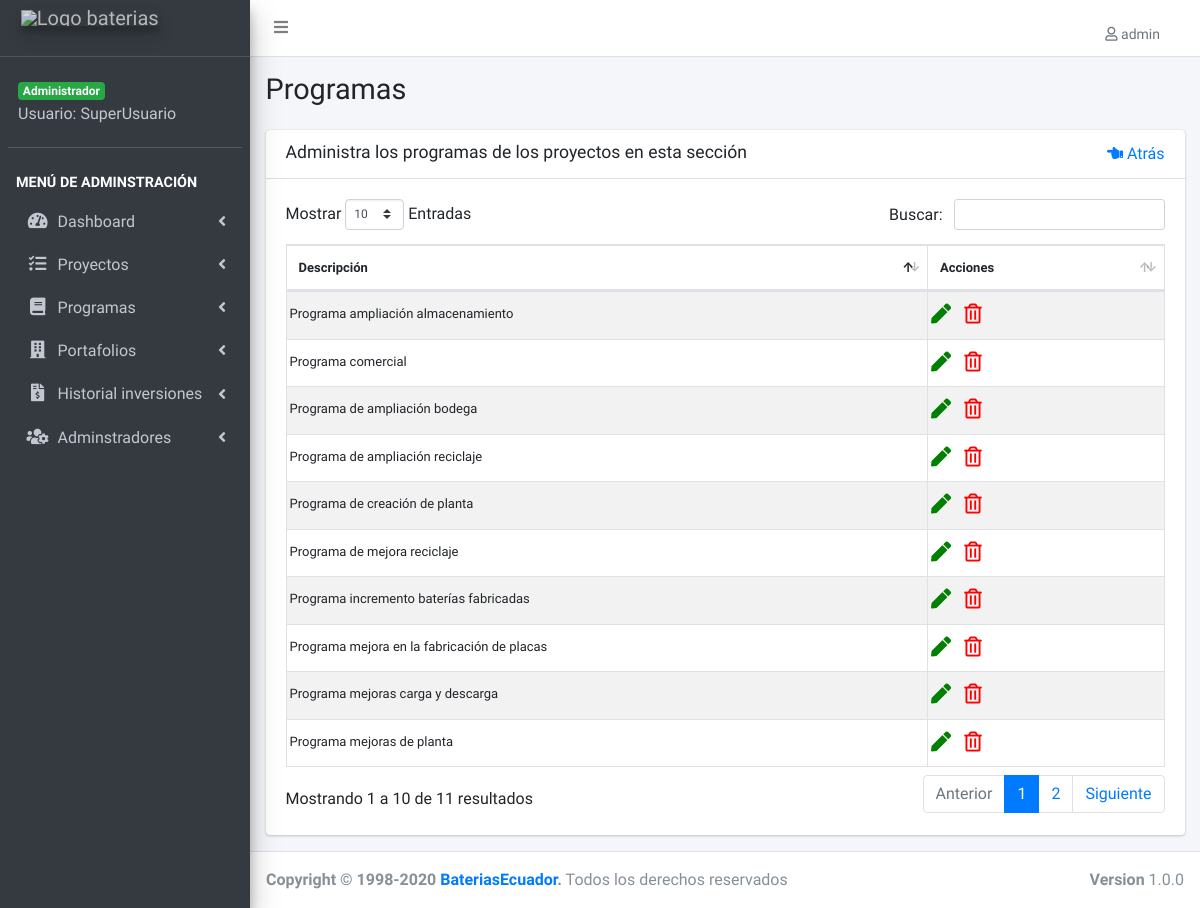
/lista-programa.php (signed in), run on the app's committed database.
### tables this page shows
CREATE TABLE IF NOT EXISTS `programas` (
  `programa_id` int(11) NOT NULL AUTO_INCREMENT,
  `descripcion` varchar(50) NOT NULL DEFAULT '0',
  `editado` datetime DEFAULT NULL,
  PRIMARY KEY (`programa_id`),
  UNIQUE KEY `descripcion` (`descripcion`)
);

### lista-programa.php (the view, shortened to what this page needs)
<?php
include_once('funciones/funciones.php');
include_once('templates/header.php');
include_once('templates/barra.php');
include_once('templates/navegacion.php');
?>
<div class="content-wrapper">
  <section class="content-header">
    <div class="container-fluid">
      <div class="row mb-2">
        <div class="col-sm-6">
          <h1>Programas</h1>
        </div>
      </div>
    </div>
  </section>
  <section class="content">
    <div class="container-fluid">
      <div class="row">
        <div class="col-12">
          <div class="card">
            <div class="card-header">
              <h3 class="card-title">Administra los programas de los proyectos en esta sección </h3>
              <a id="lista" href="#" class="float-right"><i class="fas fa-hand-point-left"></i> Atrás</a>
            </div>
            <div class="card-body">
              <table id="registros" class="table table-bordered table-striped">
                <thead>
                  <tr>
                    <th>Descripción</th>
                    <th>Acciones</th>
                  </tr>
                </thead>
                <tbody>
                  <?php
                  try {
                    $sql = "SELECT * FROM programas";
                    $resultado = $conn->query($sql);
                  } catch (Exception $e) {
                    $error = $e->getMessage();
                    echo $error;
                  }
                  while ($programa = $resultado->fetch_assoc()) {
                  ?>
                    <tr>
                      <td><?php echo $programa['descripcion']; ?></td>
                      <td>
                      <?php if ($_SESSION['nivel'] == 1) : ?>
                        <a href="editar-programa.php?id=<?php echo $programa['programa_id']; ?>" >
                          <i class="fas fa-pen editar"></i>
                        </a>
                        <a href="#" data-id="<?php echo $programa['programa_id']; ?>" data-tipo="programa" class="borrar_registro">
                          <i class="far fa-trash-alt eliminar"></i>
                        </a>
                        <?php endif; ?>
                      </td>
                    </tr>
                  <?php } ?>
                </tbody>
              </table>
            </div>
          </div>
        </div>
      </div>
    </div>
  </section>
</div>
<?php
include_once('templates/footer.php');
?>

### css/admin.css (style rules this page uses)
#registros { font-size: 13px; }
table td { padding-left: 3px !important; padding-right: 0px !important; }
.editar { font-size: 20px; color: green; margin-right: 10px; }
.eliminar { font-size: 20px; color: red; }

### data on the page
programas: descripcion "Programa mejoras de planta"
programas: descripcion "Programa ampliación almacenamiento"
programas: descripcion "Programa incremento baterías fabricadas"
programas: descripcion "Programa comercial"
programas: descripcion "Programa de ampliación bodega"
programas: descripcion "Programa de ampliación reciclaje"
programas: descripcion "Programa de creación de planta"
programas: descripcion "Programa de mejora reciclaje"
programas: descripcion "Programa mejora en la fabricación de placas"
programas: descripcion "Programa mejoras carga y descarga"

### other printed values
$_SESSION['usuario'] "admin"
$_SESSION['nombre'] "SuperUsuario"
